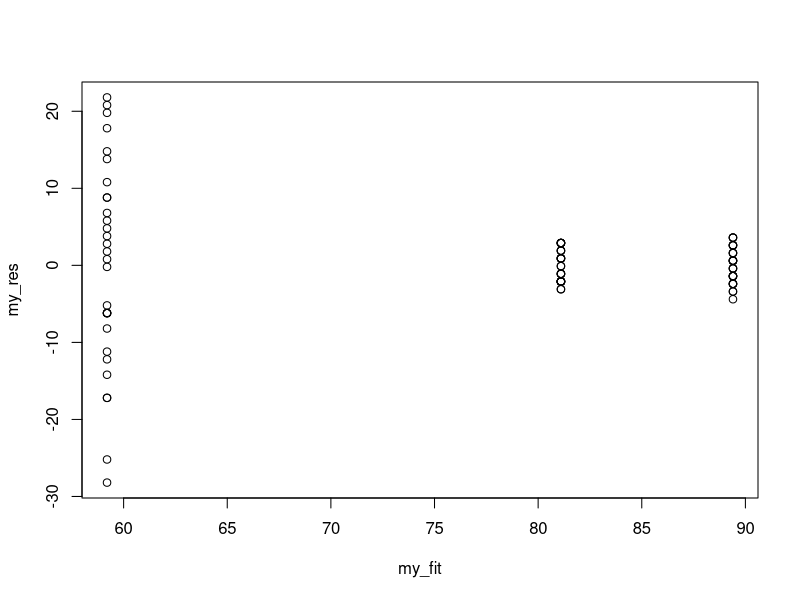
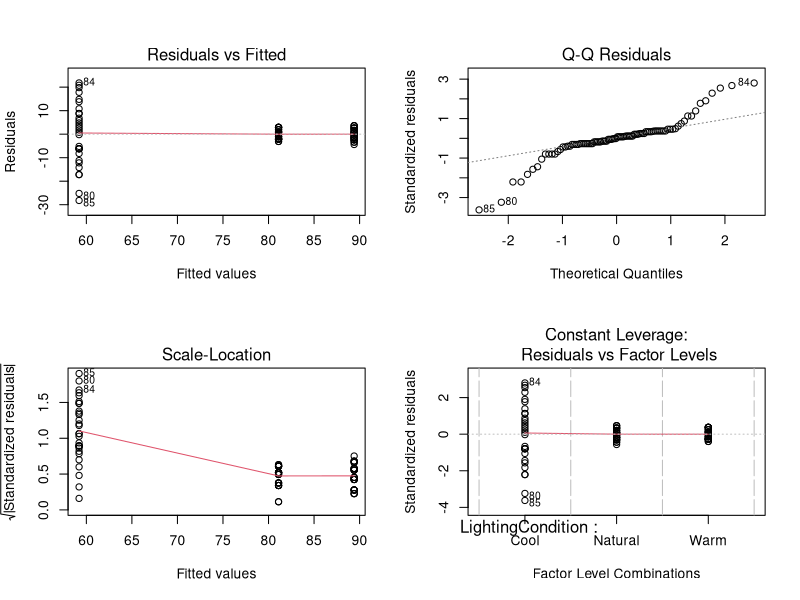
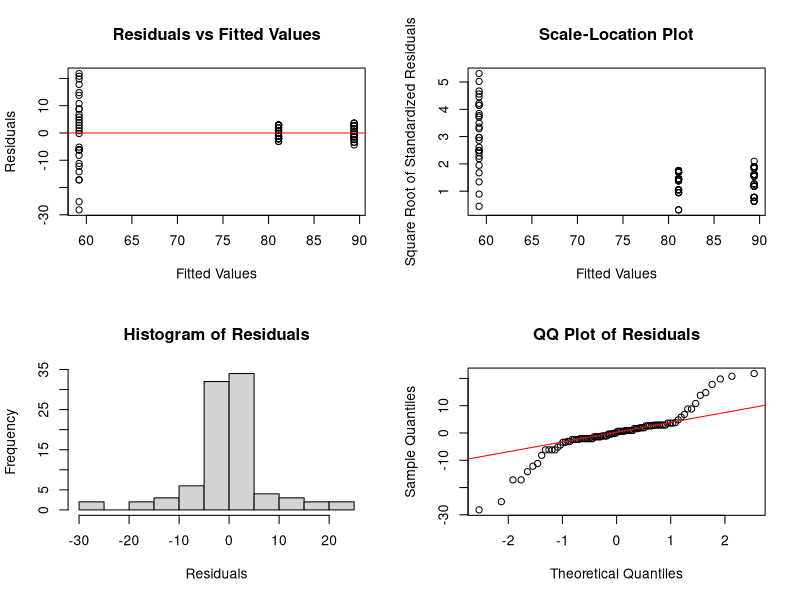
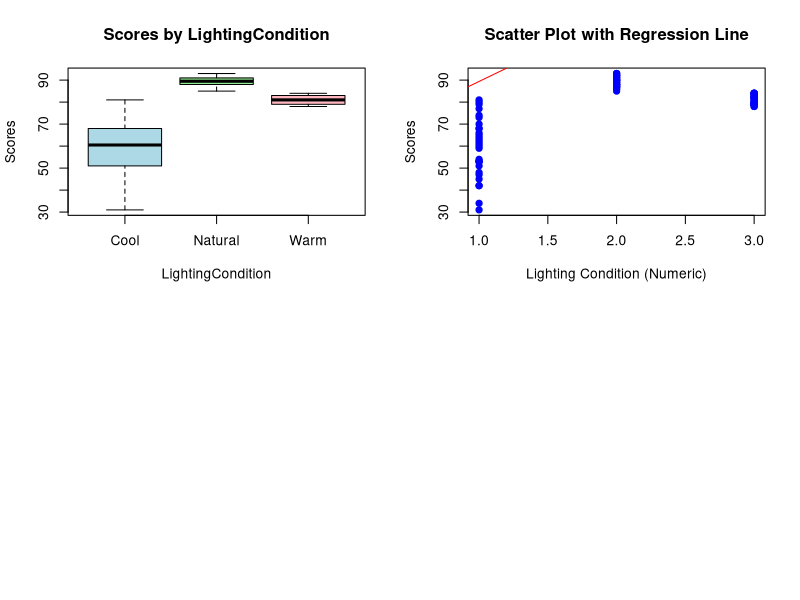

Reproduce these figures in R, in order.
# Load the required dataset
fff <- read.csv("reading_score.csv", sep = ",")
# Display the dataset to confirm its structure
print(fff)


# Create a simple linear regression model to analyze the effect of 'LightingCondition' on 'Scores'
modelRead <- lm(Scores ~ LightingCondition, data = fff)
summary(modelRead)  # Provide a detailed summary of the model


# Data transformation: Adding binary variables to represent categorical levels of 'LightingCondition'
dataRead2 <- fff  # Copy the original dataset for transformations
dataRead2$Light1 <- ifelse(dataRead2$LightingCondition == "Warm", 1, 0)  # Indicator for "Warm" condition
dataRead2$Light2 <- ifelse(dataRead2$LightingCondition == "Cool", 1, 0)  # Indicator for "Cool" condition
print(dataRead2)  # Verify the updated dataset

# Handle missing values (if any) in the binary variables
dataRead2$Light1[is.na(dataRead2$Light1)] <- 0
dataRead2$Light2[is.na(dataRead2$Light2)] <- 0
print(dataRead2)  # Confirm missing values are replaced


# Recreate binary variables to ensure consistency (for demonstration)
dataRead2$Light1 <- ifelse(dataRead2$LightingCondition == "Warm", 1, 0)
dataRead2$Light2 <- ifelse(dataRead2$LightingCondition == "Cool", 1, 0)
print(dataRead2)  # Re-verify the dataset structure

# Building a regression model including the binary variables and the categorical predictor
modelRead <- lm(Scores ~ LightingCondition + Light1 + Light2, data = dataRead2)
summary(modelRead)  # Review the model summary for additional predictors

# Generating sequences of zeros for Light1 and Light2 (used for testing)
dataRead2$Light1 <- seq(0, 0, length.out = nrow(dataRead2))
dataRead2$Light2 <- seq(0, 0, length.out = nrow(dataRead2))
attach(dataRead2)  # Attach the dataframe for simplified variable referencing


# Updating the regression model with the new structure
modelRead <- lm(Scores ~ LightingCondition + Light1 + Light2, data = dataRead2)
summary(modelRead)

# Treat 'LightingCondition' as a factor to ensure proper handling in the model
dataRead2$LightingCondition <- as.factor(dataRead2$LightingCondition)
modelRead <- lm(Scores ~ LightingCondition + Light1 + Light2, data = dataRead2)
summary(modelRead)

# Calculate Covariance between LightingCondition and Scores
# Convert 'LightingCondition' to numeric for covariance calculation
dataRead2$LightingCondition_numeric <- ifelse(dataRead2$LightingCondition == "Warm", 1,
                                              ifelse(dataRead2$LightingCondition == "Cool", 2, 3))  # 1: Warm, 2: Cool, 3: Natural

# Calculate Covariance between LightingCondition and Scores
covariance <- cov(dataRead2$LightingCondition_numeric, dataRead2$Scores)
print(covariance)


# Create dummy variables for LightingCondition
dummy_lighting <- model.matrix(~ LightingCondition - 1, dataRead2)
processed_data <- cbind(dummy_lighting, Score = dataRead2$Scores)

# Create dummy variables again
dummy_lighting <- model.matrix(~ LightingCondition - 1, dataRead2)
data_Read_Score <- data.frame(dataRead2, dummy_lighting)

# Fit a linear model
model_Read_Score <- lm(Scores ~ LightingConditionNatural + LightingConditionWarm, data=data_Read_Score)
summary(model_Read_Score)

# Calculate and print correlation matrix
cor_Reading_score <- cor(processed_data)
print(cor_Reading_score)

# Calculate VIF
vif_read <- 1 / (1 - 0.7283)
print(vif_read)

# Get residuals and fitted values
my_res = residuals(model_Read_Score)
my_fit = fitted(model_Read_Score)

# Plot fitted values vs residuals
plot(my_fit, my_res)

# Print residuals
print(my_res)

# Mean of residuals
mean(residuals(model_Read_Score))

# Residuals from modelRead (undefined)
residuals <- residuals(modelRead)

# Print residuals, max, and min
print(residuals)
max(residuals)
min(residuals)


# Build the model to analyze the effect of 'LightingCondition' alone on 'Scores'
modelRead <- lm(Scores ~ LightingCondition, data = dataRead2)
summary(modelRead)

# Prediction on new data
# Predict Scores for specific Lighting Conditions
new_cool <- data.frame(LightingCondition = factor("Cool", levels = levels(dataRead2$LightingCondition)))
new_warm <- data.frame(LightingCondition = factor("Warm", levels = levels(dataRead2$LightingCondition)))
new_natural <- data.frame(LightingCondition = factor("Natural", levels = levels(dataRead2$LightingCondition)))

# Perform predictions
predicted_cool <- predict(modelRead, newdata = new_cool)
predicted_warm <- predict(modelRead, newdata = new_warm)
predicted_natural <- predict(modelRead, newdata = new_natural)

# Display predictions
print(predicted_cool)
print(predicted_warm)
print(predicted_natural)


# Confidence Intervals and Hypothesis Test
confint(modelRead, level = 0.95)  # 95% Confidence Intervals for coefficients


# ANOVA Test
anova(modelRead)

# Regression Diagnostics
# Diagnostic Plots
par(mfrow = c(2, 2))  # Set up a 2x2 grid for diagnostic plots
plot(modelRead)

# Residual Analysis
# Extract residuals and fitted values
residuals <- residuals(modelRead)
fitted_values <- fitted(modelRead)

# Residual plots
plot(fitted_values, residuals, main = "Residuals vs Fitted Values", xlab = "Fitted Values", ylab = "Residuals")
abline(h = 0, col = "red")

# Scale-Location Plot
plot(fitted_values, sqrt(abs(residuals)),
     xlab = "Fitted Values",
     ylab = "Square Root of Standardized Residuals",
     main = "Scale-Location Plot")
abline(h = 0, col = "red")

# Histogram of residuals
hist(residuals, main = "Histogram of Residuals", xlab = "Residuals", breaks = 10)

# Normality test for residuals
qqnorm(residuals, main = "QQ Plot of Residuals")
qqline(residuals, col = "red")


# Testing Normality of Residuals
# Perform Kolmogorov-Smirnov test
ks_test <- ks.test(residuals, "pnorm", mean(residuals), sd(residuals))
print(ks_test)

# Null hypothesis: Residuals are normally distributed
if (ks_test$p.value > 0.05) {
    print("Fail to reject the null hypothesis: Residuals are normally distributed.")
} else {
    print("Reject the null hypothesis: Residuals are not normally distributed.")
}


# Advanced Analysis: Correlation
# Correlation analysis between LightingCondition and Scores is not applicable as LightingCondition is categorical.
# If needed, create binary variables for conditions:
dataRead2$Warm <- ifelse(dataRead2$LightingCondition == "Warm", 1, 0)
dataRead2$Cool <- ifelse(dataRead2$LightingCondition == "Cool", 1, 0)
dataRead2$Natural <- ifelse(dataRead2$LightingCondition == "Natural", 1, 0)

# Calculate correlations (only for numeric variables)
cor_matrix <- cor(dataRead2[, c("Scores", "Warm", "Cool", "Natural")])
print(cor_matrix)


# Visualizing Relationships
# Scatter plots for Scores vs Lighting Conditions
boxplot(Scores ~ LightingCondition, data = dataRead2, main = "Scores by LightingCondition",
        xlab = "LightingCondition", ylab = "Scores", col = c("lightblue", "lightgreen", "lightpink"))

# Overlaying regression lines on scatter plots
plot(dataRead2$Scores ~ as.numeric(dataRead2$LightingCondition), main = "Scatter Plot with Regression Line",
     xlab = "Lighting Condition (Numeric)", ylab = "Scores", pch = 19, col = "blue")
abline(modelRead, col = "red")